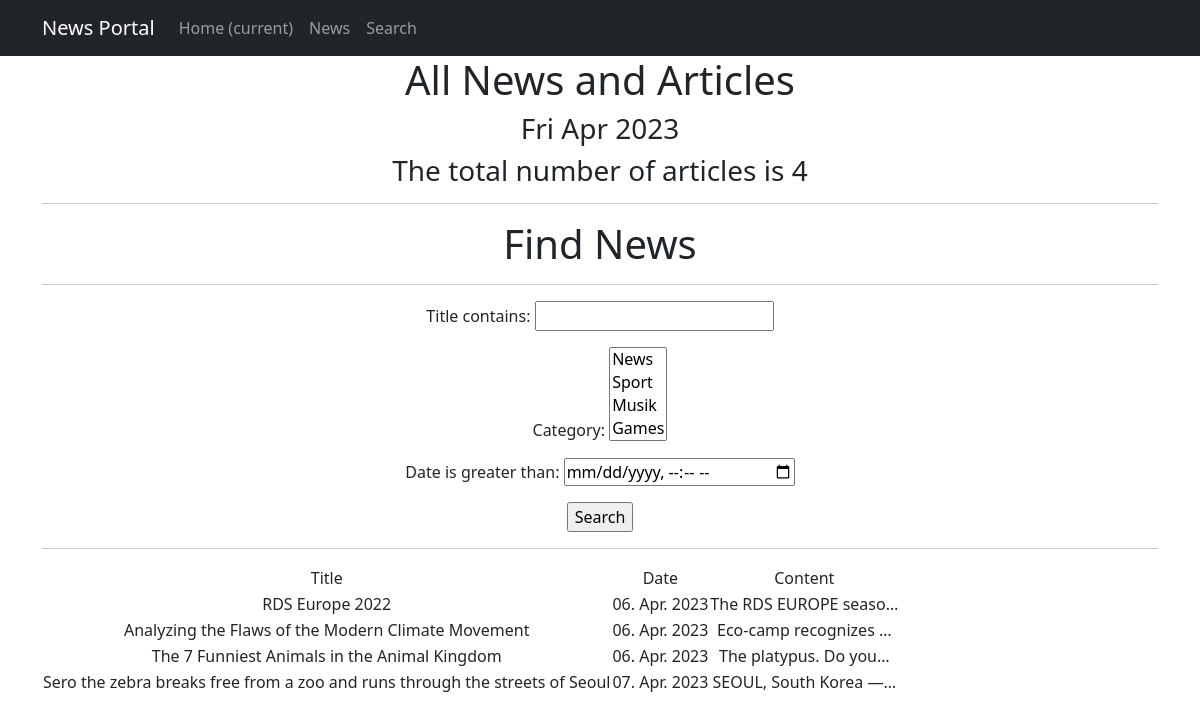
The app's page /news/search/ with its own data.
### news/models.py (models this page shows, shortened)
class Post(models.Model):
    article = 'AR'
    news = 'NE'
    NEWSTYPES = [
        (article, 'Article'),
        (news, 'News'),
    ]
    choice = models.CharField(max_length=2,
                              choices=NEWSTYPES,
                              default=news)
    date = models.DateTimeField(auto_now_add=True)
    title = models.CharField(max_length=255)
    content = models.TextField(default="No News / Articles Yet")
    news_rate = models.IntegerField(default=0)
    author = models.ForeignKey(Author, on_delete=models.CASCADE)
    category = models.ManyToManyField(Category, through='PostCategory')

### news/views.py (the view)
# urls.py: path('search/', Search.as_view(), name='search'),
class Search(ListView):
    model = Post
    template_name = 'search.html'
    context_object_name = 'news'
    def get_queryset(self):
        queryset = super().get_queryset()
        self.filterset = PostFilter(self.request.GET, queryset)
        return self.filterset.qs
    def get_context_data(self, **kwargs):
        context = super().get_context_data(**kwargs)
        context['time_now'] = \
            datetime.utcnow()
        context['next_info'] = None
        context['filterset'] = self.filterset
        return context

### news/models.py (called while the page is built)
    def __str__(self):
        return str(self.category_name)

### news/templatetags/custom_filters.py (called while the page is built)
@register.filter()
def censor(value):
    bad_words = ["new", "usually"]  # для примера отображения в разных новостях/статьях и в их заголовках
    if not isinstance(value, str):
        raise TypeError(f"Filter is used only for 'str' type!")
    for word in value.split():
        if word.lower() in bad_words:
            value = value.replace(word, f"{word[0]}{cenzor_symbol * (len(word) - 1)}")
    return value

### templates/search.html (shortened to what this page needs)
{% extends 'flatpages/default.html' %}
{% load custom_filters %}
{% load custom_tags %}
{% block content %}
   <h1>All News and Articles</h1>
   <h3>{{ time_now|date:'D M Y' }}</h3>
   <h3> The total number of articles is {{ news|length }} </h3>
   <hr>
   <h1>Find News</h1>
   <hr>
        <form action="" method="get">
            {{ filterset.form.as_p }}
            <input type="submit" value="Search" />
        </form>
   <hr>
   {% if news %}
       <table>
           <tr>
               <td>Title</td>
               <td>Date</td>
               <td>Content</td>
           </tr>
           {% for new in news %}
           <tr>
               <td>{{ new.title|censor }}</td>
               <td>{{ new.date|date:'d. M. Y' }}</td>
               <td>{{ new.content|truncatechars:21|censor }}</td>
           </tr>
           {% endfor %}
       </table>
   {% else %}
       <h2>No Available News Yet!</h2>
   {% endif %}
{% endblock content %}

### templates/flatpages/default.html (shortened to what this page needs)
<!DOCTYPE html>
<html lang="en">
    <head>
        {% load static %}
        <link href="{% static 'css/styles.css' %}" rel="stylesheet" />
    </head>
    <body>
<nav class="navbar navbar-expand-lg navbar-dark bg-dark static-top">
   <div class="container">
       <a class="navbar-brand" href="#">News Portal</a>
       <div class="collapse navbar-collapse" id="navbarResponsive">
           <ul class="navbar-nav ml-auto">
               <li class="nav-item active">
                   <a class="nav-link" href="#">Home
                       <span class="sr-only">(current)</span>
                   </a>
               </li>
               <li class="nav-item">
                   <a class="nav-link" href="/news/">News</a>
               </li>
               <li class="nav-item">
                   <a class="nav-link" href="/news/search/">Search</a>
               </li>
           </ul>
       </div>
   </div>
</nav>
       <div class="container">
           <div class="row">
               <div class="col-lg-12 text-center">
                   {% block content %}{% endblock content %}
               </div>
           </div>
       </div>
    </body>
</html>

### records on screen
Post: title|censor "RDS Europe 2022", date "06. Apr. 2023", content|censor "The RDS EUROPE seaso…"
Post: title|censor "Analyzing the Flaws of the Modern Climate Movement", date "06. Apr. 2023", content|censor "Eco-camp recognizes …"
Post: title|censor "The 7 Funniest Animals in the Animal Kingdom", date "06. Apr. 2023", content|censor "The platypus. Do you…"
Post: title|censor "Sero the zebra breaks free from a zoo and runs through the streets of Seoul", date "07. Apr. 2023", content|censor "SEOUL, South Korea —…"

### other values on screen
{{ time_now|date:'D M Y' }} "Fri Apr 2023"
{{ news|length }} "4"
